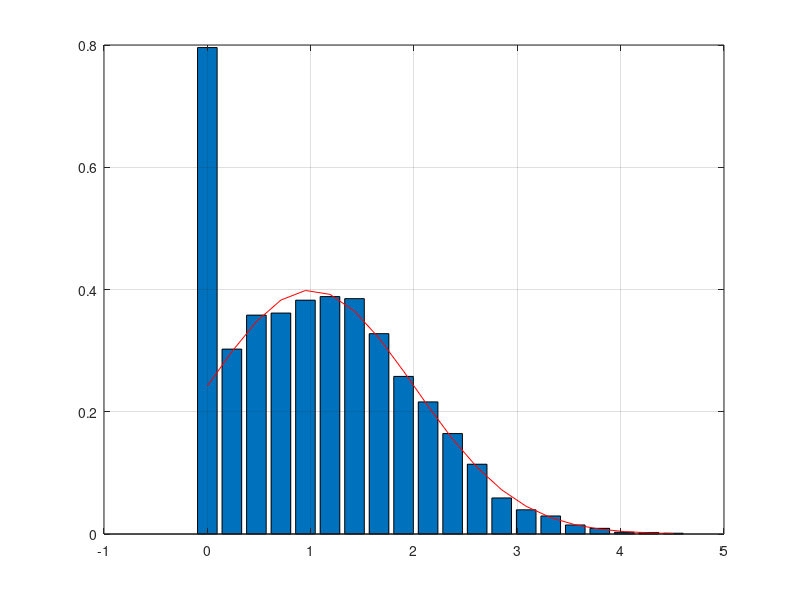

This figure's MATLAB source:
clear all ; 
close all ; 
clc; 

%generation la dist rayleigh apartir de dist unif
N=10000;
U=rand(1,N);
s=1 ; %valeur de l ecart type
m=1; 


%application de la fct inverse 
R= s*sqrt(2)*erfinv(2*U-1)+m;

%verification 
maxR =max(R) ; 
minR =min(R) ; 

%choix de resolution 
lk =(maxR-minR)/30 ;
pointsR= (0: lk:maxR); 
%
[nn,xx] =hist(R,pointsR); 
bar(xx, nn/(N*lk)); hold on 

% theoretical distribution 
s2=s^2 ;
pth=1/s/sqrt(2*pi)*exp(-(pointsR-m).^2/2/s2);

plot (pointsR, pth, 'r' ) , hold off ;
grid
